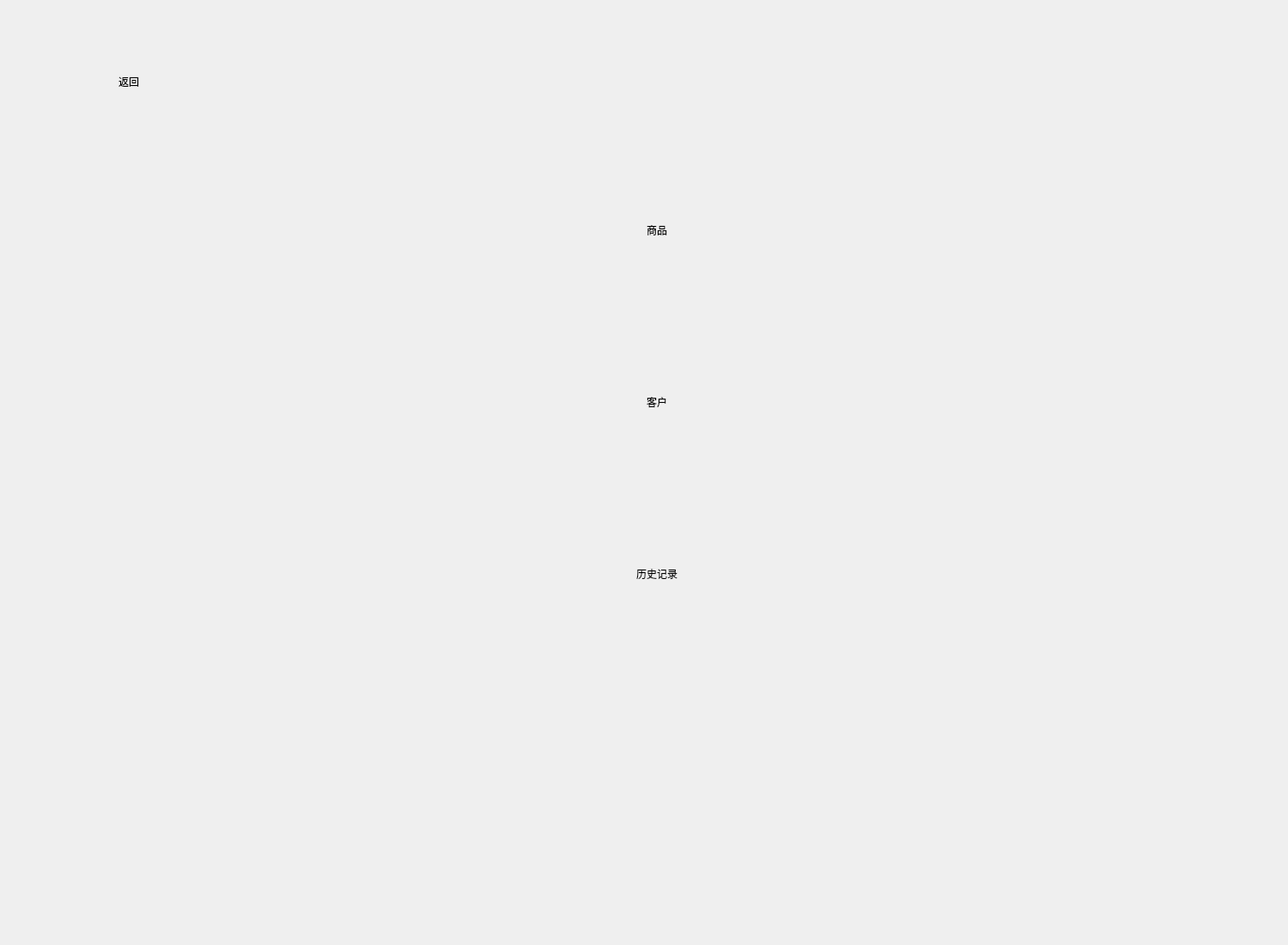
<?xml version="1.0" encoding="UTF-8"?>
<ui version="4.0">
 <class>Widget</class>
 <widget class="QWidget" name="Widget">
  <property name="geometry">
   <rect>
    <x>0</x>
    <y>0</y>
    <width>1500</width>
    <height>1100</height>
   </rect>
  </property>
  <property name="minimumSize">
   <size>
    <width>1500</width>
    <height>1100</height>
   </size>
  </property>
  <property name="maximumSize">
   <size>
    <width>1500</width>
    <height>1100</height>
   </size>
  </property>
  <property name="windowTitle">
   <string>Widget</string>
  </property>
  <widget class="QStackedWidget" name="stackedWidget">
   <property name="enabled">
    <bool>true</bool>
   </property>
   <property name="geometry">
    <rect>
     <x>0</x>
     <y>0</y>
     <width>1500</width>
     <height>1100</height>
    </rect>
   </property>
   <property name="minimumSize">
    <size>
     <width>1500</width>
     <height>1100</height>
    </size>
   </property>
   <property name="maximumSize">
    <size>
     <width>1500</width>
     <height>1100</height>
    </size>
   </property>
   <property name="styleSheet">
    <string notr="true">QStackedWidget#stackedWidget
{
	border-image: url(:/new/prefix1/background.jpg);
}
QStackedWidget#stackedWidget QPushButton
{
	border-image: url(:/new/prefix1/background.jpg);
	border-radius:9px;
	font: 11pt &quot;Agency FB&quot;;
}
QStackedWidget#stackedWidget QPushButton:hover
{
	
	border-image: url(:/new/prefix1/backgroundp.jpg);
}
QStackedWidget#stackedWidget QTableWidget
{
	border-image: url(:/new/prefix1/background.jpg);
}</string>
   </property>
   <property name="currentIndex">
    <number>0</number>
   </property>
   <widget class="QWidget" name="page_menu">
    <property name="minimumSize">
     <size>
      <width>1500</width>
      <height>1100</height>
     </size>
    </property>
    <property name="maximumSize">
     <size>
      <width>1500</width>
      <height>1100</height>
     </size>
    </property>
    <widget class="QPushButton" name="pushButton_item">
     <property name="geometry">
      <rect>
       <x>600</x>
       <y>200</y>
       <width>330</width>
       <height>135</height>
      </rect>
     </property>
     <property name="styleSheet">
      <string notr="true"/>
     </property>
     <property name="text">
      <string>商品</string>
     </property>
     <property name="flat">
      <bool>false</bool>
     </property>
    </widget>
    <widget class="QPushButton" name="pushButton_customer">
     <property name="geometry">
      <rect>
       <x>600</x>
       <y>400</y>
       <width>330</width>
       <height>135</height>
      </rect>
     </property>
     <property name="text">
      <string>客户</string>
     </property>
    </widget>
    <widget class="QPushButton" name="pushButton_records">
     <property name="geometry">
      <rect>
       <x>600</x>
       <y>600</y>
       <width>330</width>
       <height>135</height>
      </rect>
     </property>
     <property name="text">
      <string>历史记录</string>
     </property>
    </widget>
    <widget class="QPushButton" name="pushButton_return_login">
     <property name="geometry">
      <rect>
       <x>40</x>
       <y>50</y>
       <width>220</width>
       <height>90</height>
      </rect>
     </property>
     <property name="text">
      <string>返回</string>
     </property>
    </widget>
   </widget>
   <widget class="QWidget" name="page_item">
    <property name="minimumSize">
     <size>
      <width>1500</width>
      <height>1100</height>
     </size>
    </property>
    <property name="maximumSize">
     <size>
      <width>1500</width>
      <height>1100</height>
     </size>
    </property>
    <widget class="QPushButton" name="pushButton_init">
     <property name="geometry">
      <rect>
       <x>290</x>
       <y>280</y>
       <width>310</width>
       <height>130</height>
      </rect>
     </property>
     <property name="styleSheet">
      <string notr="true"/>
     </property>
     <property name="text">
      <string>库存初始化</string>
     </property>
    </widget>
    <widget class="QPushButton" name="pushButton_check">
     <property name="geometry">
      <rect>
       <x>290</x>
       <y>510</y>
       <width>310</width>
       <height>130</height>
      </rect>
     </property>
     <property name="text">
      <string>查看库存</string>
     </property>
    </widget>
    <widget class="QPushButton" name="pushButton_in">
     <property name="geometry">
      <rect>
       <x>900</x>
       <y>180</y>
       <width>310</width>
       <height>130</height>
      </rect>
     </property>
     <property name="text">
      <string>进货</string>
     </property>
    </widget>
    <widget class="QPushButton" name="pushButton_return_1">
     <property name="geometry">
      <rect>
       <x>40</x>
       <y>50</y>
       <width>220</width>
       <height>90</height>
      </rect>
     </property>
     <property name="text">
      <string>返回</string>
     </property>
    </widget>
    <widget class="QPushButton" name="pushButton_out">
     <property name="geometry">
      <rect>
       <x>910</x>
       <y>550</y>
       <width>310</width>
       <height>130</height>
      </rect>
     </property>
     <property name="text">
      <string>出货</string>
     </property>
    </widget>
    <widget class="QLineEdit" name="lineEdit_c_name">
     <property name="geometry">
      <rect>
       <x>920</x>
       <y>720</y>
       <width>300</width>
       <height>70</height>
      </rect>
     </property>
     <property name="alignment">
      <set>Qt::AlignCenter</set>
     </property>
     <property name="placeholderText">
      <string>请输入客户名称</string>
     </property>
    </widget>
    <widget class="QLineEdit" name="lineEdit_cost">
     <property name="enabled">
      <bool>true</bool>
     </property>
     <property name="geometry">
      <rect>
       <x>900</x>
       <y>370</y>
       <width>320</width>
       <height>90</height>
      </rect>
     </property>
     <property name="styleSheet">
      <string notr="true">font: 10pt &quot;宋体&quot;;</string>
     </property>
     <property name="alignment">
      <set>Qt::AlignCenter</set>
     </property>
     <property name="readOnly">
      <bool>true</bool>
     </property>
     <property name="placeholderText">
      <string>本次进货成本/元</string>
     </property>
    </widget>
    <widget class="QLineEdit" name="lineEdit_revenue">
     <property name="geometry">
      <rect>
       <x>910</x>
       <y>850</y>
       <width>320</width>
       <height>90</height>
      </rect>
     </property>
     <property name="styleSheet">
      <string notr="true">font: 10pt &quot;宋体&quot;;</string>
     </property>
     <property name="alignment">
      <set>Qt::AlignCenter</set>
     </property>
     <property name="readOnly">
      <bool>true</bool>
     </property>
     <property name="placeholderText">
      <string>本次出货收入/元</string>
     </property>
    </widget>
    <widget class="QPushButton" name="pushButton_retail">
     <property name="geometry">
      <rect>
       <x>290</x>
       <y>740</y>
       <width>310</width>
       <height>130</height>
      </rect>
     </property>
     <property name="text">
      <string>零售</string>
     </property>
    </widget>
   </widget>
   <widget class="QWidget" name="page_retail">
    <widget class="QPushButton" name="pushButton_returnItem2">
     <property name="geometry">
      <rect>
       <x>30</x>
       <y>50</y>
       <width>220</width>
       <height>90</height>
      </rect>
     </property>
     <property name="text">
      <string>返回</string>
     </property>
    </widget>
    <widget class="QTableWidget" name="tableWidget_retail">
     <property name="geometry">
      <rect>
       <x>400</x>
       <y>90</y>
       <width>1000</width>
       <height>800</height>
      </rect>
     </property>
    </widget>
    <widget class="QLineEdit" name="lineEdit_brand">
     <property name="geometry">
      <rect>
       <x>80</x>
       <y>200</y>
       <width>200</width>
       <height>50</height>
      </rect>
     </property>
     <property name="placeholderText">
      <string>请输入品牌</string>
     </property>
    </widget>
    <widget class="QLineEdit" name="lineEdit_sonBrand">
     <property name="geometry">
      <rect>
       <x>80</x>
       <y>300</y>
       <width>200</width>
       <height>50</height>
      </rect>
     </property>
     <property name="placeholderText">
      <string>请输入子品牌</string>
     </property>
    </widget>
    <widget class="QLineEdit" name="lineEdit_volume">
     <property name="geometry">
      <rect>
       <x>80</x>
       <y>400</y>
       <width>200</width>
       <height>50</height>
      </rect>
     </property>
     <property name="placeholderText">
      <string>请输入容量</string>
     </property>
    </widget>
    <widget class="QLineEdit" name="lineEdit_price">
     <property name="geometry">
      <rect>
       <x>80</x>
       <y>740</y>
       <width>200</width>
       <height>50</height>
      </rect>
     </property>
     <property name="readOnly">
      <bool>true</bool>
     </property>
     <property name="placeholderText">
      <string>零售价格</string>
     </property>
    </widget>
    <widget class="QPushButton" name="pushButton_buy">
     <property name="geometry">
      <rect>
       <x>70</x>
       <y>590</y>
       <width>220</width>
       <height>90</height>
      </rect>
     </property>
     <property name="text">
      <string>购买</string>
     </property>
    </widget>
    <widget class="QPushButton" name="pushButton_refresh">
     <property name="geometry">
      <rect>
       <x>70</x>
       <y>890</y>
       <width>220</width>
       <height>90</height>
      </rect>
     </property>
     <property name="text">
      <string>刷新</string>
     </property>
    </widget>
   </widget>
   <widget class="QWidget" name="page_item_1">
    <property name="minimumSize">
     <size>
      <width>1500</width>
      <height>1100</height>
     </size>
    </property>
    <property name="maximumSize">
     <size>
      <width>1500</width>
      <height>1100</height>
     </size>
    </property>
    <widget class="QTableWidget" name="tableWidget_Item">
     <property name="geometry">
      <rect>
       <x>280</x>
       <y>20</y>
       <width>1200</width>
       <height>1000</height>
      </rect>
     </property>
    </widget>
    <widget class="QPushButton" name="pushButton_returnItem">
     <property name="geometry">
      <rect>
       <x>30</x>
       <y>50</y>
       <width>220</width>
       <height>90</height>
      </rect>
     </property>
     <property name="text">
      <string>返回</string>
     </property>
    </widget>
    <widget class="QPushButton" name="pushButton_remove">
     <property name="geometry">
      <rect>
       <x>30</x>
       <y>200</y>
       <width>220</width>
       <height>90</height>
      </rect>
     </property>
     <property name="text">
      <string>清空库存</string>
     </property>
    </widget>
   </widget>
   <widget class="QWidget" name="page_customer">
    <property name="minimumSize">
     <size>
      <width>1500</width>
      <height>1100</height>
     </size>
    </property>
    <property name="maximumSize">
     <size>
      <width>1500</width>
      <height>1100</height>
     </size>
    </property>
    <widget class="QPushButton" name="pushButton_return_3">
     <property name="geometry">
      <rect>
       <x>40</x>
       <y>50</y>
       <width>220</width>
       <height>90</height>
      </rect>
     </property>
     <property name="text">
      <string>返回</string>
     </property>
    </widget>
    <widget class="QPushButton" name="pushButton_customer_init">
     <property name="geometry">
      <rect>
       <x>600</x>
       <y>200</y>
       <width>330</width>
       <height>135</height>
      </rect>
     </property>
     <property name="text">
      <string>客户初始化</string>
     </property>
    </widget>
    <widget class="QPushButton" name="pushButton_customer_check">
     <property name="geometry">
      <rect>
       <x>600</x>
       <y>400</y>
       <width>330</width>
       <height>135</height>
      </rect>
     </property>
     <property name="text">
      <string>查看客户</string>
     </property>
    </widget>
    <widget class="QPushButton" name="pushButton_customer_in">
     <property name="geometry">
      <rect>
       <x>600</x>
       <y>600</y>
       <width>330</width>
       <height>135</height>
      </rect>
     </property>
     <property name="text">
      <string>添加/修改客户</string>
     </property>
    </widget>
   </widget>
   <widget class="QWidget" name="page_customer_1">
    <widget class="QPushButton" name="pushButton_returnCustomer">
     <property name="geometry">
      <rect>
       <x>40</x>
       <y>50</y>
       <width>220</width>
       <height>90</height>
      </rect>
     </property>
     <property name="text">
      <string>返回</string>
     </property>
    </widget>
    <widget class="QTableWidget" name="tableWidget_c">
     <property name="geometry">
      <rect>
       <x>600</x>
       <y>20</y>
       <width>400</width>
       <height>1000</height>
      </rect>
     </property>
    </widget>
    <widget class="QPushButton" name="pushButton_c_remove">
     <property name="geometry">
      <rect>
       <x>40</x>
       <y>200</y>
       <width>220</width>
       <height>90</height>
      </rect>
     </property>
     <property name="text">
      <string>清空客户</string>
     </property>
    </widget>
   </widget>
   <widget class="QWidget" name="page_records">
    <widget class="QPushButton" name="pushButton_r_in">
     <property name="geometry">
      <rect>
       <x>600</x>
       <y>180</y>
       <width>330</width>
       <height>135</height>
      </rect>
     </property>
     <property name="text">
      <string>进货记录</string>
     </property>
    </widget>
    <widget class="QPushButton" name="pushButton_r_out">
     <property name="geometry">
      <rect>
       <x>600</x>
       <y>360</y>
       <width>330</width>
       <height>135</height>
      </rect>
     </property>
     <property name="text">
      <string>出货记录</string>
     </property>
    </widget>
    <widget class="QPushButton" name="pushButton_c_in">
     <property name="geometry">
      <rect>
       <x>600</x>
       <y>540</y>
       <width>330</width>
       <height>135</height>
      </rect>
     </property>
     <property name="text">
      <string>进货预测</string>
     </property>
    </widget>
    <widget class="QPushButton" name="pushButton_c_out">
     <property name="geometry">
      <rect>
       <x>600</x>
       <y>720</y>
       <width>330</width>
       <height>135</height>
      </rect>
     </property>
     <property name="text">
      <string>出货预测</string>
     </property>
    </widget>
    <widget class="QPushButton" name="pushButton_return_2">
     <property name="geometry">
      <rect>
       <x>40</x>
       <y>50</y>
       <width>220</width>
       <height>90</height>
      </rect>
     </property>
     <property name="text">
      <string>返回</string>
     </property>
    </widget>
   </widget>
   <widget class="QWidget" name="page_r_i">
    <property name="minimumSize">
     <size>
      <width>1500</width>
      <height>1100</height>
     </size>
    </property>
    <property name="maximumSize">
     <size>
      <width>1500</width>
      <height>1100</height>
     </size>
    </property>
    <widget class="QTableWidget" name="tableWidget_r_i">
     <property name="geometry">
      <rect>
       <x>280</x>
       <y>20</y>
       <width>1200</width>
       <height>1000</height>
      </rect>
     </property>
    </widget>
    <widget class="QPushButton" name="pushButton_return_r_1">
     <property name="geometry">
      <rect>
       <x>30</x>
       <y>50</y>
       <width>220</width>
       <height>90</height>
      </rect>
     </property>
     <property name="text">
      <string>返回</string>
     </property>
    </widget>
    <widget class="QPushButton" name="pushButton_clearI">
     <property name="geometry">
      <rect>
       <x>30</x>
       <y>210</y>
       <width>220</width>
       <height>90</height>
      </rect>
     </property>
     <property name="text">
      <string>清空记录</string>
     </property>
    </widget>
    <widget class="QPushButton" name="pushButton_writeI">
     <property name="geometry">
      <rect>
       <x>30</x>
       <y>370</y>
       <width>220</width>
       <height>90</height>
      </rect>
     </property>
     <property name="text">
      <string>写入本地文件</string>
     </property>
    </widget>
    <widget class="QPushButton" name="pushButton_writeInB">
     <property name="geometry">
      <rect>
       <x>30</x>
       <y>560</y>
       <width>220</width>
       <height>90</height>
      </rect>
     </property>
     <property name="text">
      <string>写入本地文件
(二进制)</string>
     </property>
    </widget>
   </widget>
   <widget class="QWidget" name="page_r_o">
    <widget class="QPushButton" name="pushButton_return_r_2">
     <property name="geometry">
      <rect>
       <x>30</x>
       <y>50</y>
       <width>220</width>
       <height>90</height>
      </rect>
     </property>
     <property name="text">
      <string>返回</string>
     </property>
    </widget>
    <widget class="QTableWidget" name="tableWidget_r_o">
     <property name="geometry">
      <rect>
       <x>280</x>
       <y>20</y>
       <width>1200</width>
       <height>1000</height>
      </rect>
     </property>
    </widget>
    <widget class="QPushButton" name="pushButton_clearO">
     <property name="geometry">
      <rect>
       <x>30</x>
       <y>210</y>
       <width>220</width>
       <height>90</height>
      </rect>
     </property>
     <property name="text">
      <string>清空记录</string>
     </property>
    </widget>
    <widget class="QPushButton" name="pushButton_writeO">
     <property name="geometry">
      <rect>
       <x>30</x>
       <y>370</y>
       <width>220</width>
       <height>90</height>
      </rect>
     </property>
     <property name="text">
      <string>写入本地文件</string>
     </property>
    </widget>
    <widget class="QPushButton" name="pushButton_writeOutB">
     <property name="geometry">
      <rect>
       <x>30</x>
       <y>560</y>
       <width>220</width>
       <height>90</height>
      </rect>
     </property>
     <property name="text">
      <string>写入本地文件
(二进制)</string>
     </property>
    </widget>
   </widget>
   <widget class="QWidget" name="page_backi">
    <widget class="QPushButton" name="pushButton_return_r_3">
     <property name="geometry">
      <rect>
       <x>30</x>
       <y>50</y>
       <width>220</width>
       <height>90</height>
      </rect>
     </property>
     <property name="text">
      <string>返回</string>
     </property>
    </widget>
    <widget class="QTableWidget" name="tableWidget_backi">
     <property name="geometry">
      <rect>
       <x>500</x>
       <y>20</y>
       <width>600</width>
       <height>1000</height>
      </rect>
     </property>
    </widget>
   </widget>
   <widget class="QWidget" name="page_backo">
    <widget class="QPushButton" name="pushButton_return_r_4">
     <property name="geometry">
      <rect>
       <x>30</x>
       <y>50</y>
       <width>220</width>
       <height>90</height>
      </rect>
     </property>
     <property name="text">
      <string>返回</string>
     </property>
    </widget>
    <widget class="QTableWidget" name="tableWidget_backo">
     <property name="geometry">
      <rect>
       <x>500</x>
       <y>20</y>
       <width>600</width>
       <height>1000</height>
      </rect>
     </property>
    </widget>
   </widget>
  </widget>
 </widget>
 <layoutdefault spacing="6" margin="11"/>
 <resources/>
 <connections/>
</ui>
